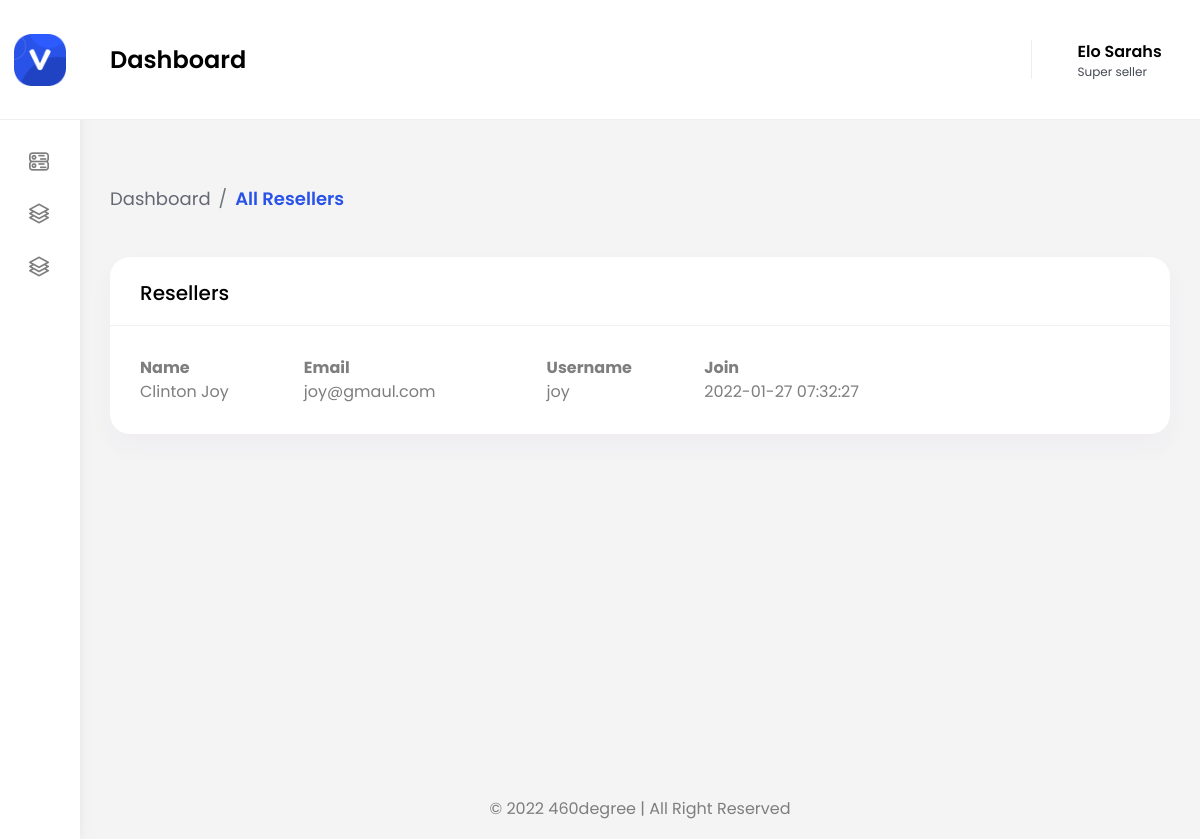
/LOCAL_FOLDER_NAME/users/reseller (signed in), run on the app's committed database.
### tables this page shows
CREATE TABLE `user_tbl` (
  `id` int(11) NOT NULL,
  `slug` varchar(100) NOT NULL,
  `fullname` varchar(255) NOT NULL,
  `username` varchar(255) NOT NULL,
  `email` varchar(120) NOT NULL,
  `role` varchar(255) NOT NULL DEFAULT 'Individual',
  `password` text NOT NULL,
  `created` timestamp NOT NULL DEFAULT CURRENT_TIMESTAMP,
  `modified` timestamp NOT NULL DEFAULT CURRENT_TIMESTAMP ON UPDATE CURRENT_TIMESTAMP
);

### server/controllers/web/users.php (called while the page is built, shortened)
<?php
class users extends ServerController
{
    public function reseller()
    {
        $authModel = $this->loadModel('authentication_model');
        $data['reseller'] = $authModel->fetchResellers();
        $this->loadView('allResellers', $data);
    }
}

### index.php (called while the page is built, shortened)
<?php
try {
    $RM = strtolower($_SERVER['REQUEST_METHOD']);
    $url_path = parse_url(APP_ENV === 'production' ? $_SERVER['REQUEST_URI'] : substr($_SERVER['REQUEST_URI'], strpos($_SERVER['REQUEST_URI'], LOCAL_FOLDER_NAME.'/') + strlen(LOCAL_FOLDER_NAME)), PHP_URL_PATH);
    $path = preg_replace('/^\/+|\/+$/', '', $url_path);
    $endpoint = explode('/', $path);
    $starter = strval(@$endpoint[0]);
    $additionalPath = '/';
    new ServerController($RM, $additionalPath, $endpoint, $starter === 'api' ? true : false);
} catch (Exception $e) {
    if (APP_DEBUG === true) {
        echo $e;
    }
}

### server/helpers/db.php (called while the page is built, shortened)
<?php
class db
{
    private static $host;
    private static $user;
    private static $pass;
    private static $db_name;
    public static $conn;
    private static $ex;
    public static function DbCreateConnection()
    {
        self::$host = DB_HOST;
        self::$user = DB_USER;
        self::$pass = DB_PASS;
        self::$db_name = DB_NAME;
        self::$conn = new mysqli(self::$host, self::$user, self::$pass, self::$db_name);
    }
    public static function DbQuery($statemet, $type = null)
    {
        if (self::$ex = self::$conn->query($statemet)) {
            while ($row = self::$ex->fetch_object()) {
                $arr[] = $row;
            }
            return $arr;
        } else {
            return ['error' => mysqli_error(self::$conn)];
        }
    }
}

### server/models/authentication_model.php (called while the page is built, shortened)
<?php
class authentication_model
{
    public function fetchResellers()
    {
        $dbQuery = "SELECT * FROM `User_tbl` WHERE `role`='Reseller'";
        $DOQuery = db::DbQuery($dbQuery);
        return $DOQuery;
    }
}

### views/allResellers.php (the view, shortened to what this page needs)
<?php
$resellers = @$data['reseller'];
?>
        <div class="content-body">
            <div class="container-fluid goTopSmall">
                <div class="page-titles">
					<ol class="breadcrumb">
						<li class="breadcrumb-item"><a href="javascript:void(0)">Dashboard</a></li>
						<li class="breadcrumb-item active"><a href="javascript:void(0)">All Resellers </a></li>
					</ol>
                </div>
                <div class="row">
                    <div class="col-12">
                        <div class="card">
                            <div class="card-header">
                                <h4 class="card-title">Resellers</h4>
                            </div>
                            <div class="card-body">
                                <div class="table-responsive">
                                    <table id="example" class="display min-w850">
                                        <thead>
                                            <tr>
                                                <th>Name</th>
                                                <th>Email</th>
                                                <th>Username</th>
                                                <th>Join</th>
                                            </tr>
                                        </thead>
                                        <tbody>
                                        <?php if (@$resellers) {
    foreach ($resellers as $key) {
        ?>
                                            <tr>
                                                <td><?php echo @$key->fullname; ?></td>
                                                <td><?php echo @$key->email; ?></td>
                                                <td><?php echo @$key->username; ?></td>
                                                <td><?php echo @$key->created; ?> </td>
                                            </tr>
                                            <?php
    }
} ?>
                                        </tbody>
                                    </table>
                                </div>
                            </div>
                        </div>
                    </div>
				</div>
            </div>
        </div>

### data on the page
user_tbl: fullname "Clinton Joy", email "joy@gmaul.com", username "joy", created "2022-01-27 07:32:27"

### other printed values
$_SESSION['fullname'] "Elo Sarahs"
$_SESSION['role'] "Super seller"
